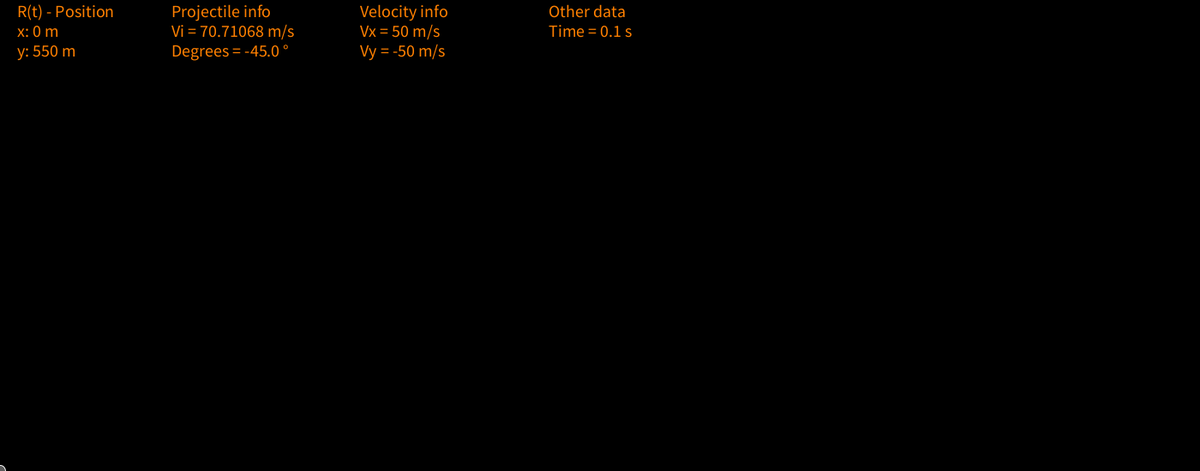
Frame 1 (no input)
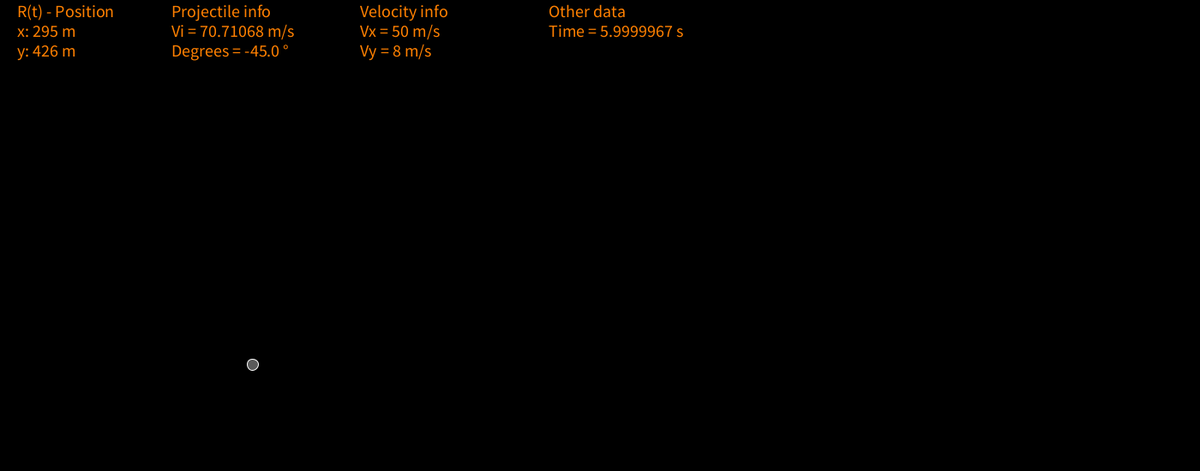
Frame 60 (the mouse pressed at the canvas centre just before this capture)
Frame 120 (the mouse held since frame 60 and released just before this capture): identical to frame 60, image omitted

The Processing sketch that drew these frames (run headless with seeded random() and noise(); from frame 60 on, the mouse is pressed at the canvas centre):

// Processing sketch: SimpleProjectille_Method_2
// ── SimpleProjectille_Method_2.pde
PVector vStart = new PVector(50, -50);

Ball cannonball = new Ball(vStart);

float time = 0;

boolean stop;

int interval = 10;

void setup() {
  size(1400, 550);

  background(0);

  fill(255, 90);

  stroke(255);

  smooth();

  frameRate(60);

  stop = false;
}

void draw() {
  background(0);

  cannonball.update(time);

  if (stop != true) {
    time += 1 / (float)interval;
  }

  displayData();
}

void displayData() {
  int pos1 = 20;

  int pos2 = 200;

  int pos3 = 420;

  int pos4 = 640;

  int line1 = 20;

  int line2 = 43;

  int line3 = 66;

  fill(255, 128, 0);

  textSize(20);

  text("R(t) - Position", pos1, line1);

  text("x: " + round(cannonball.getPosition().x) + " m", pos1, line2);

  text("y: " + round(cannonball.getPosition().y) + " m", pos1, line3);

  text("Projectile info", pos2, line1);

  text("Vi = " + cannonball.getSpeed() + " m/s", pos2, line2);

  text("Degrees = " + degrees(cannonball.getTheta()) + " °", pos2, line3);

  text("Velocity info", pos3, line1);

  text("Vx = " + round(cannonball.getVel().x) + " m/s", pos3, line2);

  text("Vy = " + round(cannonball.getVel().y) + " m/s", pos3, line3);

  text("Other data", pos4, line1);

  text("Time = " + time + " s", pos4, line2);

  fill(255, 90);
}

void mousePressed() {
  stop = false;

  time = 0;

  cannonball = new Ball(vStart);
}

// ── Ball.pde
class Ball {
  // 小球的初始速度向量
  PVector v0;

  // 小球运动的时间总和
  float time;

  // 小球运动中的位置向量
  PVector position;

  // 初始化
  Ball(PVector _v0) {
    v0 = _v0.copy();

    position = new PVector();
  }

  // 每次更新的时候需要输入从初始到现在的时间总长
  void update(float t) {
    // 检测是否与屏幕边界发生碰撞
    if (position.x >= 0 && position.x <= width && position.y >=0 && position.y <= height) {
      PVector v = v0.copy();

      // 计算v0 * t
      v.mult(t);

      PVector g = new PVector(0, 9.8);

      // 计算0.5 * g * t * t
      g.mult(0.5 * t * t);

      // 小球的初始发射位置
      position.set(0, height);

      position.add(PVector.add(v, g));

      ellipse(position.x, position.y, 13, 13);

      time = t;
    } else {
      stop = true;
    }
  }

  // 计算小球运动中的速度
  PVector getVel() {
    PVector g = new PVector(0, 9.8);

    g.mult(time);

    g.add(v0);

    return g;
  }

  PVector getPosition() {
    return position;
  }

  float getSpeed() {
    return v0.mag();
  }

  float getTheta() {
    return v0.heading();
  }
}
